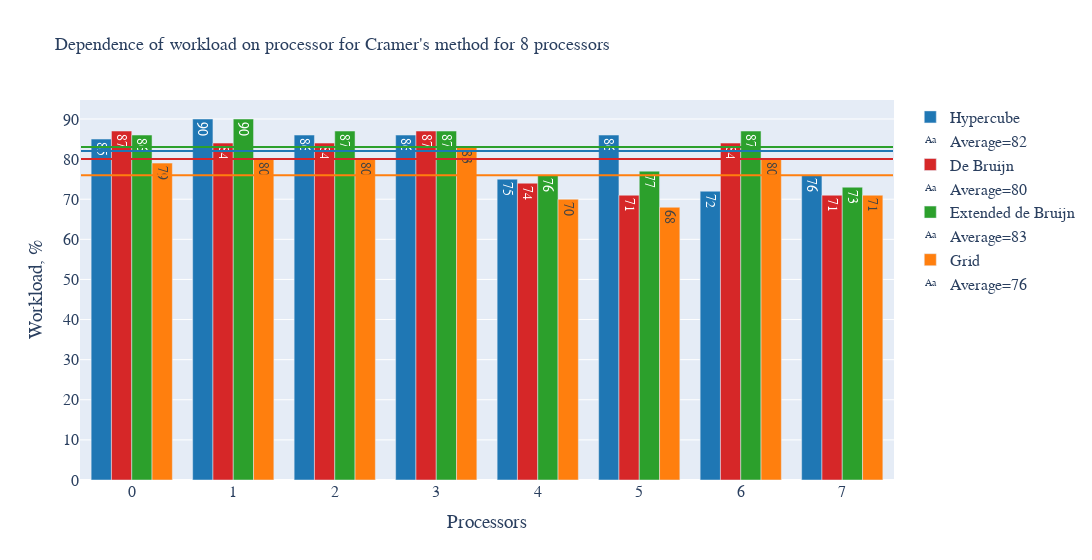

The cell this chart's notebook holds for it:
### Code cell
stats = {
    "Hypercube": [85, 90, 86, 86, 75, 86, 72, 76],
    "De Bruijn": [87, 84, 84, 87, 74, 71, 84, 71],
    "Extended de Bruijn": [86, 90, 87, 87, 76, 77, 87, 73],
    "Grid": [79, 80, 80, 83, 70, 68, 80, 71]
}
avg_metrics = {
    "Hypercube": 82,
    "De Bruijn": 80, 
    "Extended de Bruijn": 83,
    "Grid": 76
}
processors_stat(8, stats, avg_metrics, "Cramer", "Workload", False)

### Figure 1 — Plotly figure (JSON) as saved in the notebook; plotly's stock layout.template omitted (floating-point values rounded to 4 significant figures)
{"data": [{"marker": {"color": "#1f77b4"}, "name": "Hypercube", "text": ["85", "90", "86", "86", "75", "86", "72", "76"], "textposition": "auto", "type": "bar", "width": 0.2, "x": [0, 1, 2, 3, 4, 5, 6, 7], "y": [85, 90, 86, 86, 75, 86, 72, 76]}, {"marker": {"color": "#1f77b4"}, "mode": "text", "name": "Average=82", "type": "scatter", "x": [0], "y": [82]}, {"marker": {"color": "#d62728"}, "name": "De Bruijn", "text": ["87", "84", "84", "87", "74", "71", "84", "71"], "textposition": "auto", "type": "bar", "width": 0.2, "x": [0, 1, 2, 3, 4, 5, 6, 7], "y": [87, 84, 84, 87, 74, 71, 84, 71]}, {"marker": {"color": "#d62728"}, "mode": "text", "name": "Average=80", "type": "scatter", "x": [0], "y": [80]}, {"marker": {"color": "#2ca02c"}, "name": "Extended de Bruijn", "text": ["86", "90", "87", "87", "76", "77", "87", "73"], "textposition": "auto", "type": "bar", "width": 0.2, "x": [0, 1, 2, 3, 4, 5, 6, 7], "y": [86, 90, 87, 87, 76, 77, 87, 73]}, {"marker": {"color": "#2ca02c"}, "mode": "text", "name": "Average=83", "type": "scatter", "x": [0], "y": [83]}, {"marker": {"color": "#ff7f0e"}, "name": "Grid", "text": ["79", "80", "80", "83", "70", "68", "80", "71"], "textposition": "auto", "type": "bar", "width": 0.2, "x": [0, 1, 2, 3, 4, 5, 6, 7], "y": [79, 80, 80, 83, 70, 68, 80, 71]}, {"marker": {"color": "#ff7f0e"}, "mode": "text", "name": "Average=76", "type": "scatter", "x": [0], "y": [76]}], "layout": {"font": {"family": "Courier New, monospace", "size": 16}, "shapes": [{"line": {"color": "#1f77b4"}, "type": "line", "x0": -0.5, "x1": 7.5, "xref": "x", "y0": 82, "y1": 82, "yref": "y"}, {"line": {"color": "#d62728"}, "type": "line", "x0": -0.5, "x1": 7.5, "xref": "x", "y0": 80, "y1": 80, "yref": "y"}, {"line": {"color": "#2ca02c"}, "type": "line", "x0": -0.5, "x1": 7.5, "xref": "x", "y0": 83, "y1": 83, "yref": "y"}, {"line": {"color": "#ff7f0e"}, "type": "line", "x0": -0.5, "x1": 7.5, "xref": "x", "y0": 76, "y1": 76, "yref": "y"}], "title": {"font": {"size": 18}, "text": "Dependence of workload on processor for Cramer's method for 8 processors"}, "width": 1300, "xaxis": {"title": {"text": "Processors"}}, "yaxis": {"title": {"text": "Workload, %"}}}}
